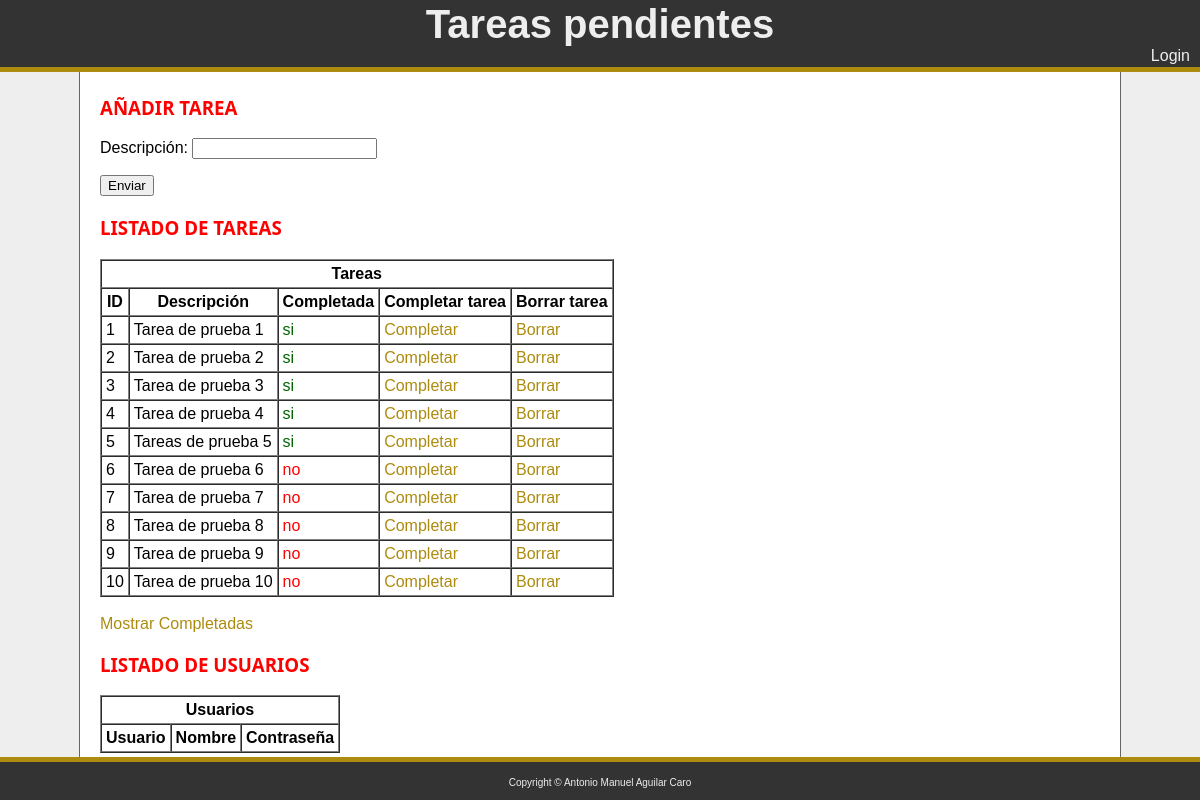
The app's page /indexTareas.php?mostrar_completadas=1 with its own data.
### tables this page shows
CREATE TABLE `lista_tareas` (
  `id` int(10) UNSIGNED NOT NULL,
  `descripcion` text NOT NULL,
  `completada` tinyint(1) NOT NULL DEFAULT '0'
);

### funcionesConsultas.php (the view, shortened to what this page needs)
<?php
function listarTareas1($bd) {
  echo "<h3>Listado de tareas</h3>";
  $sql = "SELECT id, descripcion, completada FROM lista_tareas";
  echo "<table border=1 cellpadding=4 cellspacing=0>";
  echo "<tr>
  <th colspan=5> Tareas </th>
  <tr>
  <th> ID </th><th> Descripción </th> <th> Completada </th> <th> Completar tarea </th> <th> Borrar tarea </th>
  </tr>";
  foreach ($bd->query($sql) as $row) {
    echo "<tr>";
    echo "<td>"; print $row['id'] . "\t"; echo "</td>";
    echo "<td>"; print $row['descripcion'] . "\t"; echo "</td>";
    echo "<td>";if($row['completada'] == "0") {
      echo "<font color=\"#ff0000\">no</font>";
    } else {
      echo "<font color=\"#006600\">si</font>";
    } echo "</td>";
    echo "<td> <a href=\"completarTareas.php?id=" . $row['id'] . "\"> Completar" . "</a></td>";
    echo "<td> <a href=\"borrarTareas.php?id=" . $row['id'] . "\"> Borrar" . "</a></td>";
    echo "</tr>";
  }
  echo "</table>";
}
function mostrarFormularioTareas() {
  echo "<h3>Añadir tarea</h3>";
  echo "<form name=\"formulario1\" action=\"indexTareas.php\" method=\"post\">";
  echo "<p>Descripción: <input type=\"text\" name=\"descripcion\"></p>";
  echo "<p><input type=\"submit\" name=\"enviar\" value=\"Enviar\"></p>";
  echo "</form>";
}
function listarUsuarios($bd) {
  echo "<h3>Listado de usuarios</h3>";
  echo "<table border=1 cellpadding=4 cellspacing=0>";
  echo "<tr>
  <th colspan=5> Usuarios </th>
  <tr>
  <th> Usuario </th><th> Nombre </th> <th> Contraseña </th>
  </tr>";
  echo "</table>";
}
?>

### funciones.php (shortened to what this page needs)
<?php
function encabezado() {
    ?>
<!DOCTYPE html>
<html lang="es">
<head>
    <link rel="stylesheet" href="style.css">
</head>
<body>
    <header class="header">
        <?php
            if (isset($_SESSION['usuario'])) {
                echo "<h1><a href=\"indexTareas.php\">Tareas pendientes del usuario " . $_SESSION['usuario'] . "</a></h1>";
            } else {
                echo "<h1><a href=\"indexTareas.php\">Tareas pendientes</a></h1>";
            }
            if (isset($_SESSION['usuario'])) {
                echo "<a href=\"logout.php\">Logout</a>";
            } else {
                echo "<a href=\"login.php\">Login</a>";
            }
        ?>
    </header>
    <div id="container">
    <div id="main">
<?php } ?>
<?php
function pie() { ?>
    </div>
    </div>
    <footer>
        <p>Copyright © Antonio Manuel Aguilar Caro</p>
    </footer>
</body>
</html>
<?php } ?>

### indexTareas.php (shortened to what this page needs)
<?php
require_once "funciones.php";
require_once "bd.php";
require_once "funcionesConsultas.php";
encabezado();
mostrarFormularioTareas();
if (isset($_GET["mostrar_completadas"]) == 1) {
    listarTareas1($bd);
} else {
    listarTareas($bd);
}
echo "<br /> <a href=\"indexTareas.php?mostrar_completadas=1\"> Mostrar Completadas </a>";
listarUsuarios($bd);
pie();
?>

### style.css (style rules this page uses)
#main { width: 1000px; margin: auto; border-left: 1px solid #666; border-right: 1px solid #666; background-color: #ffffff; padding: 4px 20px; }
body { background-color: #333; margin: 0px; font-family: Verdana,sans-serif; }
#container { background-color: #EEE; }
header { background-color: #333; color: #EEE; padding: 2px 10px; border-bottom: 5px solid #ad8b0f; text-align: right; }
header h1 { margin: 0px; font-size: 40px; text-align: center; }
h2, h3, h4 { font-family: "Segoe UI",Arial,sans-serif; text-transform: uppercase; }
a { color: #ad8b0f; text-decoration: none; }
header a, footer a { color: #EEE; }
h3 { color: red; }
footer { border-top: 5px solid #ad8b0f; text-align: center; padding: 5px 5px; color: #EEE; font-size: 10px; }

### records on screen
lista_tareas: id "1", descripcion "Tarea de prueba 1", completada "si"
lista_tareas: id "2", descripcion "Tarea de prueba 2", completada "si"
lista_tareas: id "3", descripcion "Tarea de prueba 3", completada "si"
lista_tareas: id "4", descripcion "Tarea de prueba 4", completada "si"
lista_tareas: id "5", descripcion "Tareas de prueba 5", completada "si"
lista_tareas: id "6", descripcion "Tarea de prueba 6", completada "no"
lista_tareas: id "7", descripcion "Tarea de prueba 7", completada "no"
lista_tareas: id "8", descripcion "Tarea de prueba 8", completada "no"
lista_tareas: id "9", descripcion "Tarea de prueba 9", completada "no"
lista_tareas: id "10", descripcion "Tarea de prueba 10", completada "no"
